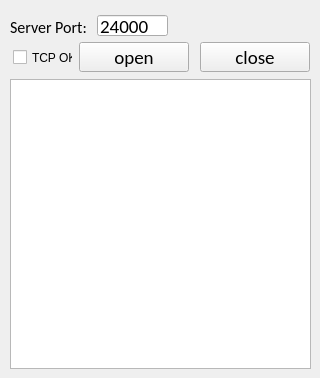
      <widget class="QWidget" name="SITIPESlave">
       <attribute name="title">
        <string>SITIPE-Slave - Server</string>
       </attribute>
       <widget class="QListWidget" name="lw_STSserverLog">
        <property name="geometry">
         <rect>
          <x>10</x>
          <y>79</y>
          <width>301</width>
          <height>290</height>
         </rect>
        </property>
        <property name="font">
         <font>
          <family>Calibri</family>
          <pointsize>10</pointsize>
         </font>
        </property>
        <property name="autoScroll">
         <bool>true</bool>
        </property>
        <property name="itemAlignment">
         <set>Qt::AlignRight</set>
        </property>
       </widget>
       <widget class="QPushButton" name="bu_openSTSServer">
        <property name="geometry">
         <rect>
          <x>79</x>
          <y>42</y>
          <width>110</width>
          <height>30</height>
         </rect>
        </property>
        <property name="font">
         <font>
          <family>Calibri</family>
          <pointsize>14</pointsize>
         </font>
        </property>
        <property name="text">
         <string>open</string>
        </property>
       </widget>
       <widget class="QLineEdit" name="tb_STSport">
        <property name="geometry">
         <rect>
          <x>97</x>
          <y>15</y>
          <width>71</width>
          <height>21</height>
         </rect>
        </property>
        <property name="font">
         <font>
          <family>Calibri</family>
          <pointsize>14</pointsize>
         </font>
        </property>
        <property name="inputMask">
         <string/>
        </property>
        <property name="text">
         <string>24000</string>
        </property>
        <property name="cursorPosition">
         <number>5</number>
        </property>
        <property name="alignment">
         <set>Qt::AlignLeading|Qt::AlignLeft|Qt::AlignVCenter</set>
        </property>
        <property name="placeholderText">
         <string>33333</string>
        </property>
       </widget>
       <widget class="QCheckBox" name="cb_STSclientConnected">
        <property name="geometry">
         <rect>
          <x>13</x>
          <y>43</y>
          <width>60</width>
          <height>29</height>
         </rect>
        </property>
        <property name="styleSheet">
         <string notr="true"/>
        </property>
        <property name="text">
         <string>TCP OK</string>
        </property>
        <property name="iconSize">
         <size>
          <width>41</width>
          <height>30</height>
         </size>
        </property>
       </widget>
       <widget class="QLabel" name="label_5">
        <property name="geometry">
         <rect>
          <x>10</x>
          <y>12</y>
          <width>81</width>
          <height>30</height>
         </rect>
        </property>
        <property name="font">
         <font>
          <family>Calibri</family>
          <pointsize>12</pointsize>
         </font>
        </property>
        <property name="text">
         <string>Server Port:</string>
        </property>
       </widget>
       <widget class="QPushButton" name="bu_closeSTSServer">
        <property name="geometry">
         <rect>
          <x>200</x>
          <y>42</y>
          <width>110</width>
          <height>30</height>
         </rect>
        </property>
        <property name="font">
         <font>
          <family>Calibri</family>
          <pointsize>14</pointsize>
         </font>
        </property>
        <property name="text">
         <string>close</string>
        </property>
        <property name="default">
         <bool>false</bool>
        </property>
        <property name="flat">
         <bool>false</bool>
        </property>
       </widget>
      </widget>
